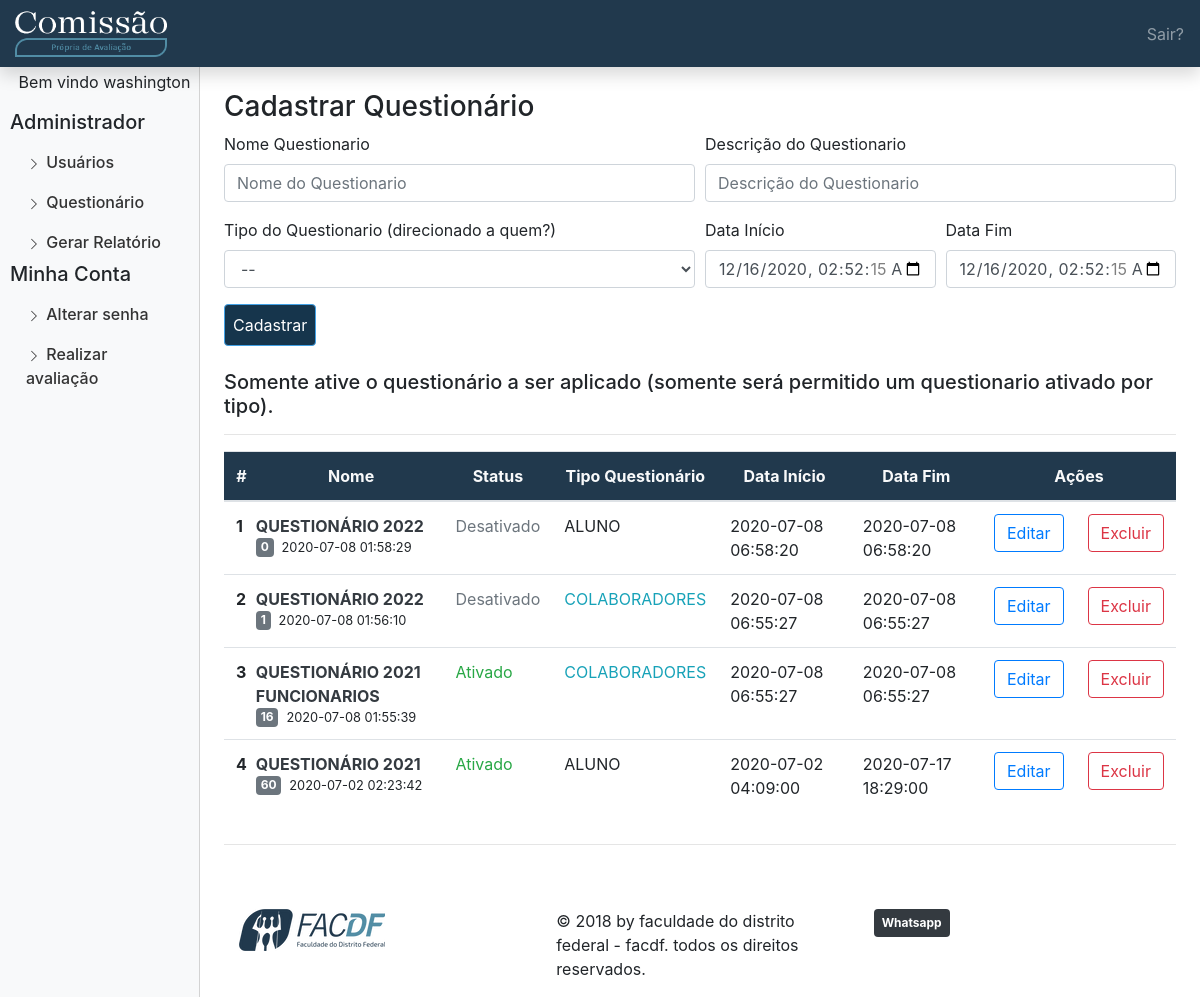
Page /dashboard.php?pag=questionario (signed in) on the committed database.
### tables this page shows
CREATE TABLE `usuario` (
  `cod_usuario` int(11) NOT NULL,
  `matricula` varchar(60) DEFAULT NULL,
  `status` tinyint(1) DEFAULT 0,
  `sobrenome` varchar(100) DEFAULT NULL,
  `senha` varchar(80) NOT NULL,
  `email` varchar(100) DEFAULT NULL,
  `nome` varchar(100) DEFAULT NULL,
  `cod_perfil` int(11) DEFAULT NULL
);

CREATE TABLE `questionario` (
  `cod_questionario` int(11) NOT NULL,
  `data_cadastramento` datetime DEFAULT NULL,
  `data_encerramento` datetime DEFAULT NULL,
  `detalhe` varchar(200) DEFAULT NULL,
  `nome` varchar(100) DEFAULT NULL,
  `cod_tipo_questionario` int(11) DEFAULT NULL,
  `data_disponibilidade` datetime DEFAULT NULL,
  `status_questionario` tinyint(1) NOT NULL,
  `cod_usuario` int(11) NOT NULL
);

CREATE TABLE `tipo_questionario` (
  `cod_tipo_questionario` int(11) NOT NULL,
  `tipo_questionario` varchar(20) DEFAULT NULL,
  `detalhe` varchar(60) DEFAULT NULL
);

### modelo/DAO/ClasseUsuarioDAO.php (called while the page is built, shortened)
<?php
class ClasseUsuarioDAO {
    public function selecionarUnicoUsuario($id){
        $pdo = conexao::getInstance();
        $selecionarUnicoUsuario = $pdo->prepare("select * from usuario where cod_usuario=:id");
        $selecionarUnicoUsuario->bindvalue(":id",$id);
        $selecionarUnicoUsuario->execute();
        $resultado = $selecionarUnicoUsuario -> fetch(PDO::FETCH_ASSOC);
        return $resultado;
    }
}
?>

### controle/controladorListarQuestionario.php (called while the page is built, shortened)
<?php
require_once 'modelo/DAO/ClasseQuestionarioDAO.php';
$novoQuestionarioDAO = new classeQuestionarioDAO();
$questionario =$novoQuestionarioDAO->listarQuestionario();
function qtdpergunta($idquestionario){
$pgtQuestionarioDAO = new classeQuestionarioDAO();
$qtdpgt =$pgtQuestionarioDAO->qtdpergunta($idquestionario);
return $qtdpgt['quantidadepergunta'];
}
include 'visao/listarQuestionarioTab.php';

### modelo/DAO/ClasseQuestionarioDAO.php (called while the page is built, shortened)
<?php
class ClasseQuestionarioDAO {
  public function listarQuestionario(){
   try{
     $pdo = conexao::getInstance();
     $listarquestionario=$pdo->prepare("SELECT tq.tipo_questionario as nometipo,
       qs.* from tipo_questionario as tq
       LEFT JOIN questionario as qs
       ON tq.cod_tipo_questionario=qs.cod_tipo_questionario
       order by qs.data_cadastramento DESC");
     $listarquestionario->execute();
     $questionariolist= array();
     while($questionarioObj=$listarquestionario->fetchObject(__CLASS__) ){
       $questionariolist[]=$questionarioObj;
     }
     return $questionariolist;
   }
   catch(PDOException $erro){
     echo $erro->getTraceAsString();
   }
 }
          ?>
          <?php
     public function qtdpergunta($cod_questionario){
      $pdo=conexao::getInstance();
      $qtdpergunta = $pdo->prepare("SELECT COUNT(p.pergunta) as quantidadepergunta from pergunta p
        INNER JOIN pergunta_questionario as pq ON p.cod_pergunta=pq.cod_pergunta
        WHERE
        pq.cod_questionario = :cod_questionario");
      $qtdpergunta->bindvalue(":cod_questionario",$cod_questionario);
      $qtdpergunta->execute();
      $resultado = $qtdpergunta->fetch(PDO::FETCH_ASSOC);
      return $resultado;
    }
 }

### visao/listarQuestionarioTab.php (the view, shortened to what this page needs)
<h5 class="pt-4">Somente ative o questionário a ser aplicado (somente será permitido um questionario ativado por tipo).</h5>
<hr>
<div class="table-responsive ">
	<table class="table  table-hover ">
		<thead class="back-color text-light">
			<tr class="text-center">
				<th scope="col">#</th>
				<th scope="col">Nome</th>
				<th scope="col">Status</th>
				<th scope="col">Tipo Questionário</th>
				<th scope="col">Data Início</th>
				<th scope="col">Data Fim</th>
				<th scope="col" colspan="11">Ações</th>
			</tr>
		</thead>
		<tbody>
			<?php
			if(isset($questionario)){
				$flag=0;
				foreach($questionario as $questionarioBuscados){
					$flag+=1;
					?>
					<tr>
						<th scope="row"><?php echo $flag; ?></th>
						<td >
							<a href="<?=nomedapagina?>?pag=pergunta&idq=<?=$questionarioBuscados->cod_questionario?>" data-toggle="popover" title="<?=$questionarioBuscados->nome?>" data-content="<?=$questionarioBuscados->detalhe?>Clique para adicionar perguntas a este questionário." class="example-popover alert-link" data-trigger="hover" data-container="body">
								<span class="row text-dark" ><?php echo $questionarioBuscados->nome."</span></a> <div class='row'>
									<span class='badge  badge-secondary mr-2'>".qtdpergunta($questionarioBuscados->cod_questionario)."</span><small>".$questionarioBuscados->data_cadastramento."</small></div>"?>
							</td>
							<td><a href='<?=nomedapagina?>?pag=questionario&iddq=<?=$questionarioBuscados->cod_questionario; ?>'
								data-toggle="popover" title="Clique aqui para ativar ou desativar questionario" data-content="Clique para adicionar para desativar ou ativar." class="example-popover " data-trigger="hover" data-container="body">
								<?php echo ($questionarioBuscados->status_questionario == 0 ? "<span class='text-secondary'>Desativado</span>":"<span class='text-success'>Ativado</span>")?></a></td>
								<td><?php echo ($questionarioBuscados->cod_tipo_questionario==4 ?'<span class="text-info">'.$questionarioBuscados->nometipo.'</span>':$questionarioBuscados->nometipo); ?>
							</td>
							<td><?php echo $questionarioBuscados->data_disponibilidade ?></td>
							<td><?php echo $questionarioBuscados->data_encerramento ?></td>
							<td><a href="<?=nomedapagina?>?pag=questionario&id=<?php echo $questionarioBuscados->cod_questionario ?>&acao=editar">
								<button id="editarquestionario" class="btn btn-outline-primary">Editar</button>
							</a></td>
							<td><a href="<?=nomedapagina ?>?pag=questionario&id=<?php echo $questionarioBuscados->cod_questionario ?>&acao=deletar"><button class="btn btn-outline-danger">Excluir</button></a></td>
						<?php } ?>
					</tr>
				<?php
			}
			else{
				echo "Nenhum usuario para listar";
			}
			?>
			</tbody>
		</table>
	</div>

### dashboard.php (shortened to what this page needs)
<!doctype html>
<html lang="en">
<head>
	<link rel="stylesheet" href="css/bootstrap.css" >
	<link rel="stylesheet" href="dashboard.css" >
</head>
<body>
	<nav class="navbar navbar-dark  fixed-top flex-md-nowrap p-0 shadow back-color">
		<a class="navbar-brand col-sm-3 col-md-2 mr-0"   href="#">
			<img width="152px" height="57px" src="img/LOGO(fundoescuro).png">
		</a>
		<ul class="navbar-nav px-3">
			<li class="nav-item text-nowrap">
				<a class="nav-link" href="dashboard.php?sair">Sair?</a>
			</li>
		</ul>
	</nav>
	<div class="container-fluid my-10">
		<div class="row">
			<div class="col-md-2 bg-light d-none d-md-block sidebar">
				<div class="left-sidebar">
					<ul class="nav flex-column sidebar-nav">
						<li class="text-center">
							<?php
							include 'controle/controladorLinks.php';
							echo isset($_SESSION['cod_usuario']) ? "Bem vindo ".$usuarioinformacao['nome']:'';
							?>
						</li>
						<?php
						if($_SESSION['cod_perfil']==ADMINISTRADOR){
						?>
						<h5 class="mt-3">Administrador</h5>
						<li class="nav-item">
							<a class="nav-link active" href="?pag=administrarUsuario">
								Usuários
							</a>
						</li>
						<li class="nav-item">
							<a class="nav-link" href="?pag=questionario">
								<svg class="bi bi-chevron-right" width="16" height="16" viewBox="0 0 20 20" fill="currentColor" xmlns="http://www.w3.org/2000/svg"><path fill-rule="evenodd" d="M6.646 3.646a.5.5 0 01.708 0l6 6a.5.5 0 010 .708l-6 6a.5.5 0 01-.708-.708L12.293 10 6.646 4.354a.5.5 0 010-.708z" clip-rule="evenodd"/></svg>
								Questionário
							</a>
						</li>
						<li class="nav-item">
							<a class="nav-link" href="?pag=relatorio">
								<svg class="bi bi-chevron-right" width="16" height="16" viewBox="0 0 20 20" fill="currentColor" xmlns="http://www.w3.org/2000/svg"><path fill-rule="evenodd" d="M6.646 3.646a.5.5 0 01.708 0l6 6a.5.5 0 010 .708l-6 6a.5.5 0 01-.708-.708L12.293 10 6.646 4.354a.5.5 0 010-.708z" clip-rule="evenodd"/></svg>
								Gerar Relatório
							</a>
						</li>
						<?php } ?>
						<h5>Minha Conta</h4>
							<li class="nav-item">
								<a class="nav-link" href="?pag=alterarSenha">
									<svg class="bi bi-chevron-right" width="16" height="16" viewBox="0 0 20 20" fill="currentColor" xmlns="http://www.w3.org/2000/svg"><path fill-rule="evenodd" d="M6.646 3.646a.5.5 0 01.708 0l6 6a.5.5 0 010 .708l-6 6a.5.5 0 01-.708-.708L12.293 10 6.646 4.354a.5.5 0 010-.708z" clip-rule="evenodd"/></svg>
									Alterar senha
								</a>
							</li>
							<li class="nav-item">
								<a class="nav-link" href="?pag=apresentacaoAvaliacao">
									<svg class="bi bi-chevron-right" width="16" height="16" viewBox="0 0 20 20" fill="currentColor" xmlns="http://www.w3.org/2000/svg"><path fill-rule="evenodd" d="M6.646 3.646a.5.5 0 01.708 0l6 6a.5.5 0 010 .708l-6 6a.5.5 0 01-.708-.708L12.293 10 6.646 4.354a.5.5 0 010-.708z" clip-rule="evenodd"/></svg>
									Realizar avaliação
								</a>
							</li>
						</ul>
					</div>
				</div>
			</div>
		</div>
		<main role="main" class="col-md-9 ml-sm-auto col-lg-10 px-4 ">
			<?php
			$controladorLinks = new controladorLinks();
			@$pagina = $_GET['pag'];
			echo
			!isset($_GET['pag']) ? $link = $controladorLinks->index() : $link = $controladorLinks::$pagina();
			?>
			<hr>
			<div class="container mt-5 ">
				<div class="row">
					<div class="col">
						<a href="https://www.facdf.com.br/"><img class="pt-3 mx-auto" src="img/facdflogo.png">
						</a>
					</div>
					<div class="col">
						<p class="pt-3 mx-auto"> © 2018 by faculdade do distrito federal - facdf. todos os direitos reservados.</p>
					</div>
					<div class="col pt-3">
						<a class="badge badge-dark p-2"  href="http://bit.ly/5561991324926">Whatsapp</a></span>
					</div>
				</div>
			</main>
</body>
</html>

### dashboard.css (style rules this page uses)
.sidebar { position: fixed; left: 0; bottom: 0; top: 0; z-index: 100; padding: 70px 0 0 10px; border-right: 1px solid #d3d3d3; }
.left-sidebar { position: sticky; top:0; height: calc(100vh - 70px) }
.sidebar-nav li .nav-link { color: #333; font-weight: 500; }
main { padding-top: 90px; }
.back-color { background:#21394d; }

### rows in the picture
usuario: nome "washington"
questionario: nome "QUESTIONÁRIO 2022", cod_questionario "0", data_cadastramento "2020-07-08 01:58:29", status_questionario "Desativado", cod_tipo_questionario.tipo_questionario "ALUNO", data_disponibilidade "2020-07-08 06:58:20", data_encerramento "2020-07-08 06:58:20"
questionario: nome "QUESTIONÁRIO 2022", cod_questionario "1", data_cadastramento "2020-07-08 01:56:10", status_questionario "Desativado", cod_tipo_questionario.tipo_questionario "COLABORADORES", data_disponibilidade "2020-07-08 06:55:27", data_encerramento "2020-07-08 06:55:27"
questionario: nome "QUESTIONÁRIO 2021 FUNCIONARIOS", cod_questionario "16", data_cadastramento "2020-07-08 01:55:39", status_questionario "Ativado", cod_tipo_questionario.tipo_questionario "COLABORADORES", data_disponibilidade "2020-07-08 06:55:27", data_encerramento "2020-07-08 06:55:27"
questionario: nome "QUESTIONÁRIO 2021", cod_questionario "60", data_cadastramento "2020-07-02 02:23:42", status_questionario "Ativado", cod_tipo_questionario.tipo_questionario "ALUNO", data_disponibilidade "2020-07-02 04:09:00", data_encerramento "2020-07-17 18:29:00"
